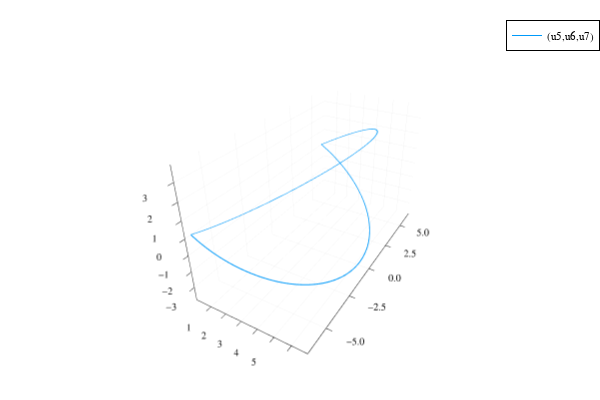

The notebook cell this image was saved under:
### Code cell
plot(sol_q, vars=(5,6,7))

### Figure 1 — Plotly figure (JSON) as saved in the notebook; plotly's stock layout.template omitted (floating-point values rounded to 4 significant figures; data arrays with more than 128 entries replaced by an {"elided": "..."} marker saying what was removed)
{"data": [{"colorbar": {"title": ""}, "legendgroup": "(u5,u6,u7)", "line": {"color": "rgba(0, 154, 250, 1.000)", "dash": "solid", "shape": "linear", "width": 1}, "mode": "lines", "name": "(u5,u6,u7)", "scene": "scene", "showlegend": true, "type": "scatter3d", "x": {"elided": "2960 float values"}, "xaxis": "x", "y": {"elided": "2960 float values"}, "yaxis": "y", "z": {"elided": "2960 float values"}, "zaxis": "z", "zmax": null, "zmin": null}], "layout": {"annotations": [], "height": 400, "legend": {"bgcolor": "rgba(255, 255, 255, 1.000)", "bordercolor": "rgba(0, 0, 0, 1.000)", "borderwidth": 1, "font": {"color": "rgba(0, 0, 0, 1.000)", "family": "sans-serif", "size": 11}, "title": {"font": {"color": "rgba(0, 0, 0, 1.000)", "family": "sans-serif", "size": 15}, "text": ""}, "tracegroupgap": 0, "traceorder": "normal", "x": 1, "xanchor": "auto", "y": 1, "yanchor": "auto"}, "margin": {"b": 20, "l": 0, "r": 0, "t": 20}, "paper_bgcolor": "rgba(255, 255, 255, 1.000)", "plot_bgcolor": "rgba(255, 255, 255, 1.000)", "scene": {"camera": {"eye": {"x": 1.126, "y": -1.95, "z": 1.3}}, "domain": {"x": [0.06582, 0.9934], "y": [0.03762, 0.9902]}, "xaxis": {"gridcolor": "rgba(0, 0, 0, 0.100)", "gridwidth": 0.5, "linecolor": "rgba(0, 0, 0, 1.000)", "mirror": false, "range": [0.001234, 6.894], "showgrid": true, "showline": true, "showticklabels": true, "tickangle": 0, "tickcolor": "rgb(0, 0, 0)", "tickfont": {"color": "rgba(0, 0, 0, 1.000)", "family": "sans-serif", "size": 11}, "tickmode": "array", "ticks": "inside", "ticktext": ["1", "2", "3", "4", "5", "6"], "tickvals": [1, 2, 3, 4, 5, 6], "title": "", "titlefont": {"color": "rgba(0, 0, 0, 1.000)", "family": "sans-serif", "size": 15}, "type": "-", "visible": true, "zeroline": false, "zerolinecolor": "rgba(0, 0, 0, 1.000)"}, "yaxis": {"gridcolor": "rgba(0, 0, 0, 0.100)", "gridwidth": 0.5, "linecolor": "rgba(0, 0, 0, 1.000)", "mirror": false, "range": [-6.682, 6.675], "showgrid": true, "showline": true, "showticklabels": true, "tickangle": 0, "tickcolor": "rgb(0, 0, 0)", "tickfont": {"color": "rgba(0, 0, 0, 1.000)", "family": "sans-serif", "size": 11}, "tickmode": "array", "ticks": "inside", "ticktext": ["−5.0", "−2.5", "0.0", "2.5", "5.0"], "tickvals": [-5, -2.5, 0, 2.5, 5], "title": "", "titlefont": {"color": "rgba(0, 0, 0, 1.000)", "family": "sans-serif", "size": 15}, "type": "-", "visible": true, "zeroline": false, "zerolinecolor": "rgba(0, 0, 0, 1.000)"}, "zaxis": {"gridcolor": "rgba(0, 0, 0, 0.100)", "gridwidth": 0.5, "linecolor": "rgba(0, 0, 0, 1.000)", "mirror": false, "range": [-3.853, 3.853], "showgrid": true, "showline": true, "showticklabels": true, "tickangle": 0, "tickcolor": "rgb(0, 0, 0)", "tickfont": {"color": "rgba(0, 0, 0, 1.000)", "family": "sans-serif", "size": 11}, "tickmode": "array", "ticks": "inside", "ticktext": ["−3", "−2", "−1", "0", "1", "2", "3"], "tickvals": [-3, -2, -1, 0, 1, 2, 3], "title": "", "titlefont": {"color": "rgba(0, 0, 0, 1.000)", "family": "sans-serif", "size": 15}, "type": "-", "visible": true, "zeroline": false, "zerolinecolor": "rgba(0, 0, 0, 1.000)"}}, "showlegend": true, "width": 600}}
